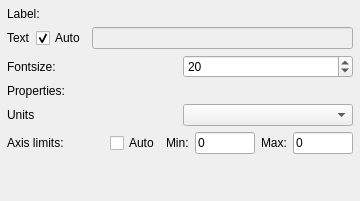
         <widget class="QWidget" name="tab_4">
          <attribute name="title">
           <string>Y axis</string>
          </attribute>
          <layout class="QVBoxLayout" name="verticalLayout_11">
           <property name="leftMargin">
            <number>7</number>
           </property>
           <property name="topMargin">
            <number>7</number>
           </property>
           <property name="rightMargin">
            <number>7</number>
           </property>
           <property name="bottomMargin">
            <number>7</number>
           </property>
           <item>
            <widget class="QLabel" name="label_20">
             <property name="text">
              <string>Label:</string>
             </property>
            </widget>
           </item>
           <item>
            <layout class="QHBoxLayout" name="horizontalLayout_13">
             <item>
              <widget class="QLabel" name="label_12">
               <property name="text">
                <string>Text</string>
               </property>
              </widget>
             </item>
             <item>
              <widget class="QCheckBox" name="yAutoLabel_checkBox">
               <property name="text">
                <string>Auto</string>
               </property>
               <property name="checked">
                <bool>true</bool>
               </property>
              </widget>
             </item>
             <item>
              <widget class="QLineEdit" name="yAutoLabel_lineEdit">
               <property name="enabled">
                <bool>false</bool>
               </property>
              </widget>
             </item>
            </layout>
           </item>
           <item>
            <layout class="QHBoxLayout" name="horizontalLayout_16">
             <item>
              <widget class="QLabel" name="label_18">
               <property name="text">
                <string>Fontsize:</string>
               </property>
              </widget>
             </item>
             <item>
              <widget class="QSpinBox" name="yFontSize_spinBox">
               <property name="minimum">
                <number>1</number>
               </property>
               <property name="value">
                <number>20</number>
               </property>
              </widget>
             </item>
            </layout>
           </item>
           <item>
            <widget class="QLabel" name="label_19">
             <property name="text">
              <string>Properties:</string>
             </property>
            </widget>
           </item>
           <item>
            <layout class="QHBoxLayout" name="horizontalLayout_20">
             <item>
              <widget class="QLabel" name="label_24">
               <property name="text">
                <string>Units</string>
               </property>
              </widget>
             </item>
             <item>
              <widget class="QComboBox" name="yUnits_comboBox"/>
             </item>
            </layout>
           </item>
           <item>
            <layout class="QHBoxLayout" name="horizontalLayout_44">
             <item>
              <widget class="QLabel" name="label_52">
               <property name="text">
                <string>Axis limits:</string>
               </property>
              </widget>
             </item>
             <item>
              <spacer name="horizontalSpacer_8">
               <property name="orientation">
                <enum>Qt::Horizontal</enum>
               </property>
               <property name="sizeHint" stdset="0">
                <size>
                 <width>40</width>
                 <height>20</height>
                </size>
               </property>
              </spacer>
             </item>
             <item>
              <widget class="QCheckBox" name="yAutoAxisLimits_checkBox">
               <property name="text">
                <string>Auto</string>
               </property>
              </widget>
             </item>
             <item>
              <widget class="QLabel" name="label_53">
               <property name="text">
                <string>Min:</string>
               </property>
              </widget>
             </item>
             <item>
              <widget class="QLineEdit" name="yAxisMin_lineEdit">
               <property name="minimumSize">
                <size>
                 <width>60</width>
                 <height>0</height>
                </size>
               </property>
               <property name="maximumSize">
                <size>
                 <width>60</width>
                 <height>16777215</height>
                </size>
               </property>
               <property name="text">
                <string>0</string>
               </property>
              </widget>
             </item>
             <item>
              <widget class="QLabel" name="label_54">
               <property name="text">
                <string>Max:</string>
               </property>
              </widget>
             </item>
             <item>
              <widget class="QLineEdit" name="yAxisMax_lineEdit">
               <property name="minimumSize">
                <size>
                 <width>60</width>
                 <height>0</height>
                </size>
               </property>
               <property name="maximumSize">
                <size>
                 <width>60</width>
                 <height>16777215</height>
                </size>
               </property>
               <property name="text">
                <string>0</string>
               </property>
              </widget>
             </item>
            </layout>
           </item>
           <item>
            <spacer name="verticalSpacer_3">
             <property name="orientation">
              <enum>Qt::Vertical</enum>
             </property>
             <property name="sizeHint" stdset="0">
              <size>
               <width>20</width>
               <height>40</height>
              </size>
             </property>
            </spacer>
           </item>
          </layout>
         </widget>
